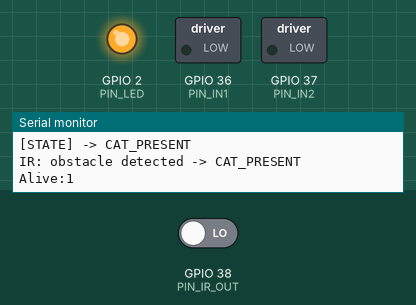
A program run on a simulated ESP32. Parts: switched loads named in the program (green lamp = pin HIGH), output pins drawn as LEDs (lit = HIGH), the last lines printed to the serial monitor. Inputs (shaded band) come from the test bench; at power-on: GPIO 38 (PIN_IR_OUT) LOW.

Above: at 1.4 s.
1.5 s: GPIO 38 (PIN_IR_OUT) driven HIGH
At 4.2 s:
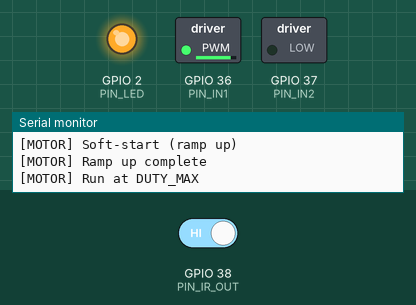
At 9.0 s:
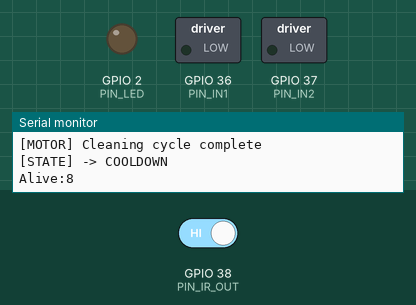
Timing chart, 0 to 10.5 s (numbered marks = the images above; inputs shaded):
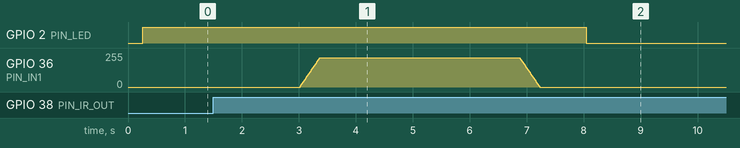

The program:

main.cpp
```cpp
#if __has_include(<Arduino.h>)
#include <Arduino.h>
#else
// Minimal Arduino-compatible stubs for hosts/IDEs where Arduino.h is unavailable
#include <stdint.h>
#include <stdio.h>
#include <stdbool.h>

#define HIGH 0x1
#define LOW 0x0
#define INPUT 0x0
#define OUTPUT 0x1
#define LED_BUILTIN 13
#define A0 0
#define A1 1
#define A2 2

inline void pinMode(int, int) {}
inline void digitalWrite(int, int) {}
inline int digitalRead(int) { return LOW; }
inline unsigned long millis() { return 0UL; }
inline void delay(unsigned long) {}
inline void ledcSetup(int, int, int) {}
inline void ledcAttachPin(int, int) {}
inline void ledcWrite(int, int) {}

struct SerialClass {
  void begin(int) {}
  int available() { return 0; }
  int read() { return -1; }

  void print(const char*) {}
  void println(const char*) {}

  void print(char c) { (void)c; }
  void println(char c) { (void)c; }

  void print(int v) { (void)v; }
  void println(int v) { (void)v; }

  void print(unsigned int v) { (void)v; }
  void println(unsigned int v) { (void)v; }

  void print(unsigned long v) { (void)v; }
  void println(unsigned long v) { (void)v; }

  void print(bool b) { (void)b; }
  void println(bool b) { (void)b; }
} Serial;
#endif

/*
  Cat Litterbox Prototype - Motor Subsystem (TT Motor + L9110S + IR Obstacle Sensor)
  Board: Adafruit Feather ESP32 V2
  Framework: Arduino (PlatformIO)

  ---------- Hardware wiring ----------
  Motor driver (L9110S, Motor-B):
  - ESP32 A0 -> B1A
  - ESP32 A1 -> B2A (or the other Motor-B input pin on your board)
  - TT motor -> MOTOR B terminals
  - Driver VCC -> VBUS (USB 5V recommended)
  - Driver GND -> ESP32 GND (common ground REQUIRED)

  IR Obstacle Module (SunFounder):
  - VCC -> ESP32 3V (3.3V)
  - GND -> ESP32 GND
  - OUT -> ESP32 A2

  ---------- Prototype logic ----------
  We do NOT clean while the cat is present.
  We clean AFTER the cat leaves (IR no longer detects obstacle),
  plus a short delay (leave-confirm delay), then run one cleaning cycle.
  A cooldown prevents repeated cleaning too frequently.

  ---------- Manual controls ----------
  Serial commands:
  - h : help menu
  - p : print status
  - c : force cleaning now
  - s : emergency stop (locks in STOPPED state)
  - r : reset from STOPPED back to IDLE
  - d : toggle trigger edge (detect vs leave)
  - l : toggle active logic (active-low vs active-high)
*/

//
// -------------------- Pin Mapping --------------------
//
static const int PIN_IN1 = A0;      // L9110S Motor-B input 1
static const int PIN_IN2 = A1;      // L9110S Motor-B input 2
static const int PIN_IR_OUT = A2;   // IR obstacle module digital output
static const int PIN_LED = LED_BUILTIN;

//
// -------------------- PWM (LEDC) Setup --------------------
//
static const int CH1 = 0;
static const int CH2 = 1;
static const int PWM_RES_BITS = 8;       // 0..255
static const int PWM_FREQ_HZ = 20000;    // quiet PWM

//
// -------------------- Motor Parameters --------------------
//
static const uint8_t DUTY_MAX = 220;             // adjust for torque vs noise (0..255)
static const uint8_t RAMP_STEP = 5;              // duty increment/decrement per step
static const uint32_t RAMP_STEP_DELAY_MS = 8;    // ramp smoothness

//
// -------------------- Timing Parameters --------------------
//
static const uint32_t CLEAN_RUN_MS = 3500;                 // cleaning action duration
static const uint32_t POST_STOP_MS = 800;                  // pause after motor stops
static const uint32_t COOLDOWN_MS = 3UL * 60UL * 1000UL;   // 3 minutes
static const uint32_t LEAVE_CONFIRM_MS = 1500;             // wait after "cat leaves" before cleaning
static const uint32_t DEBOUNCE_MS = 80;                    // debounce for IR transitions

//
// -------------------- IR Logic Parameters --------------------
//
// Many IR obstacle modules are ACTIVE-LOW when an obstacle is detected (OUT=LOW).
// If your module is opposite, you can toggle at runtime via serial command 'l'.
//
static bool IR_ACTIVE_LOW = true;

// Trigger policy:
// If TRIGGER_ON_DETECT = false: event fires when obstacle is no longer detected (cat leaves) -> recommended.
// If true: event fires when obstacle is detected (cat arrives).
static bool TRIGGER_ON_DETECT = false;

//
// -------------------- State Machine --------------------
//
enum class SysState {
  IDLE,             // waiting for cat presence/leave event
  CAT_PRESENT,      // obstacle currently detected
  WAIT_LEAVE_DELAY, // cat left, waiting LEAVE_CONFIRM_MS before cleaning
  CLEANING,         // run motor cycle
  COOLDOWN,         // cooldown after cleaning
  STOPPED_MANUAL    // manual emergency stop (latched)
};

static SysState state = SysState::IDLE;

static uint32_t t_state_enter = 0;
static uint32_t t_last_clean = 0;
static uint32_t t_last_edge_ms = 0;

//
// -------------------- Serial Monitoring --------------------
//
static uint32_t g_lastAliveMs = 0;
static bool g_lastObstacle = false;
static bool g_hasLastObstacle = false;

static void logStateChange(const char* nextState) {
  Serial.print("[STATE] -> ");
  Serial.println(nextState);
}

static void logMotorAction(const char* msg) {
  Serial.print("[MOTOR] ");
  Serial.println(msg);
}

static void heartbeat() {
  uint32_t now = millis();
  if (now - g_lastAliveMs >= 1000) {
    g_lastAliveMs = now;
    unsigned long b = now / 1000UL;
    Serial.print("Alive:");
    Serial.print(b);
    Serial.println(' ');
  }
}

static void logIRChangeIfAny(bool obstacleNow) {
  if (!g_hasLastObstacle) {
    g_hasLastObstacle = true;
    g_lastObstacle = obstacleNow;
    Serial.print("[IR] init -> ");
    Serial.println(obstacleNow ? "BLOCKED" : "CLEAR");
    return;
  }

  if (obstacleNow != g_lastObstacle) {
    g_lastObstacle = obstacleNow;
    Serial.print("[IR] change -> ");
    Serial.println(obstacleNow ? "BLOCKED" : "CLEAR");
  }
}

//
// -------------------- Motor Helper Functions --------------------
//
static void motorStopHard() {
  ledcWrite(CH1, 0);
  ledcWrite(CH2, 0);
  digitalWrite(PIN_IN1, LOW);
  digitalWrite(PIN_IN2, LOW);
}

static void motorForwardDuty(uint8_t duty) {
  // Forward: IN1 PWM, IN2 LOW
  ledcWrite(CH2, 0);
  digitalWrite(PIN_IN2, LOW);
  ledcWrite(CH1, duty);
}

static void motorReverseDuty(uint8_t duty) {
  // Reverse: IN1 LOW, IN2 PWM
  ledcWrite(CH1, 0);
  digitalWrite(PIN_IN1, LOW);
  ledcWrite(CH2, duty);
}

static void motorRampForward(uint8_t dutyTarget) {
  logMotorAction("Soft-start (ramp up)");
  for (uint16_t d = 0; d <= dutyTarget; d += RAMP_STEP) {
    motorForwardDuty((uint8_t)d);
    delay(RAMP_STEP_DELAY_MS);
  }
  logMotorAction("Ramp up complete");
}

static void motorRampStopFrom(uint8_t dutyStart) {
  logMotorAction("Soft-stop (ramp down)");
  for (int d = dutyStart; d >= 0; d -= (int)RAMP_STEP) {
    motorForwardDuty((uint8_t)d);
    delay(RAMP_STEP_DELAY_MS);
  }
  motorStopHard();
  logMotorAction("Motor hard stop issued");
}

static void setState(SysState s) {
  state = s;
  t_state_enter = millis();

  logStateChange(
    (s == SysState::IDLE) ? "IDLE" :
    (s == SysState::CAT_PRESENT) ? "CAT_PRESENT" :
    (s == SysState::WAIT_LEAVE_DELAY) ? "WAIT_LEAVE_DELAY" :
    (s == SysState::CLEANING) ? "CLEANING" :
    (s == SysState::COOLDOWN) ? "COOLDOWN" :
    (s == SysState::STOPPED_MANUAL) ? "STOPPED_MANUAL" : "UNKNOWN"
  );
}

//
// -------------------- IR Input Helpers --------------------
//
static bool irObstacleDetectedRaw() {
  int v = digitalRead(PIN_IR_OUT);
  return IR_ACTIVE_LOW ? (v == LOW) : (v == HIGH);
}

static bool irEdgeEventDebounced(bool obstacleNow) {
  static bool lastObstacle = false;
  uint32_t now = millis();

  if ((now - t_last_edge_ms) < DEBOUNCE_MS) {
    lastObstacle = obstacleNow;
    return false;
  }

  bool event = false;

  if (TRIGGER_ON_DETECT) {
    if (obstacleNow && !lastObstacle) event = true;
  } else {
    if (!obstacleNow && lastObstacle) event = true;
  }

  if (event) {
    t_last_edge_ms = now;
  }

  lastObstacle = obstacleNow;
  return event;
}

//
// -------------------- Serial UI --------------------
//
static void printHelp() {
  Serial.println(' ');
  Serial.println("=== Cat Litterbox Motor Prototype (IR + L9110S) ===");
  Serial.println("h : help");
  Serial.println("p : print status");
  Serial.println("c : force cleaning now");
  Serial.println("s : emergency stop (latched)");
  Serial.println("r : reset from STOPPED back to IDLE");
  Serial.println("d : toggle trigger edge (detect <-> leave)");
  Serial.println("l : toggle IR active logic (active-low <-> active-high)");
  Serial.println("===================================================");
}

static const char* stateName(SysState s) {
  switch (s) {
    case SysState::IDLE: return "IDLE";
    case SysState::CAT_PRESENT: return "CAT_PRESENT";
    case SysState::WAIT_LEAVE_DELAY: return "WAIT_LEAVE_DELAY";
    case SysState::CLEANING: return "CLEANING";
    case SysState::COOLDOWN: return "COOLDOWN";
    case SysState::STOPPED_MANUAL: return "STOPPED_MANUAL";
    default: return "UNKNOWN";
  }
}

static void printStatus() {
  Serial.print("State=");
  Serial.print(stateName(state));
  Serial.print(" | IR_ACTIVE_LOW=");
  Serial.print(IR_ACTIVE_LOW ? "true" : "false");
  Serial.print(" | TRIGGER_ON_DETECT=");
  Serial.print(TRIGGER_ON_DETECT ? "true" : "false");
  Serial.print(" | obstacleDetected=");
  Serial.print(irObstacleDetectedRaw() ? "true" : "false");
  Serial.print(" | lastCleanAgo(ms)=");
  Serial.println((unsigned long)(millis() - t_last_clean));
}

static void handleSerial() {
  while (Serial.available()) {
    char c = (char)Serial.read();
    if (c == '\n' || c == '\r') continue;

    if (c == 'h') {
      printHelp();
    } else if (c == 'p') {
      printStatus();
    } else if (c == 's') {
      Serial.println("Manual STOP (latched)");
      logMotorAction("Manual STOP requested");
      motorStopHard();
      setState(SysState::STOPPED_MANUAL);
    } else if (c == 'r') {
      Serial.println("Reset -> IDLE");
      logMotorAction("Manual reset requested");
      motorStopHard();
      setState(SysState::IDLE);
    } else if (c == 'c') {
      Serial.println("Manual CLEAN start");
      logMotorAction("Manual CLEAN requested");
      if (state != SysState::STOPPED_MANUAL) {
        setState(SysState::CLEANING);
      }
    } else if (c == 'd') {
      TRIGGER_ON_DETECT = !TRIGGER_ON_DETECT;
      Serial.print("TRIGGER_ON_DETECT toggled -> ");
      Serial.println(TRIGGER_ON_DETECT ? "true (detect event)" : "false (leave event)");
    } else if (c == 'l') {
      IR_ACTIVE_LOW = !IR_ACTIVE_LOW;
      Serial.print("IR_ACTIVE_LOW toggled -> ");
      Serial.println(IR_ACTIVE_LOW ? "true (active LOW)" : "false (active HIGH)");
    }
  }
}

//
// -------------------- Setup / Loop --------------------
//
void setup() {
  Serial.begin(115200);
  delay(200);

  Serial.println(' ');
  Serial.println("[BOOT] TT Motor + L9110S + IR Obstacle Sensor (Safety Gating Prototype)");
  Serial.println("[BOOT] Use 'h' for help. Monitor baud = 115200.");

  Serial.println("Boot OK - Cat Litterbox Motor Prototype (IR + L9110S)");
  Serial.println("Power note: Driver VCC should be VBUS (USB 5V). 3.3V may not spin TT motor.");

  pinMode(PIN_LED, OUTPUT);
  digitalWrite(PIN_LED, LOW);

  pinMode(PIN_IR_OUT, INPUT);
  pinMode(PIN_IN1, OUTPUT);
  pinMode(PIN_IN2, OUTPUT);

  ledcSetup(CH1, PWM_FREQ_HZ, PWM_RES_BITS);
  ledcSetup(CH2, PWM_FREQ_HZ, PWM_RES_BITS);
  ledcAttachPin(PIN_IN1, CH1);
  ledcAttachPin(PIN_IN2, CH2);

  motorStopHard();
  t_last_clean = 0;

  setState(SysState::IDLE);
  printHelp();
  printStatus();
  logIRChangeIfAny(irObstacleDetectedRaw());
}

void loop() {
  handleSerial();
  heartbeat();

  if (state == SysState::STOPPED_MANUAL) {
    digitalWrite(PIN_LED, LOW);
    motorStopHard();
    delay(10);
    return;
  }

  uint32_t now = millis();
  bool obstacleNow = irObstacleDetectedRaw();

  logIRChangeIfAny(obstacleNow);

  if (obstacleNow && state == SysState::IDLE) {
    setState(SysState::CAT_PRESENT);
    Serial.println("IR: obstacle detected -> CAT_PRESENT");
  }

  bool edgeEvent = irEdgeEventDebounced(obstacleNow);
  if (edgeEvent) {
    if (TRIGGER_ON_DETECT) {
      Serial.println("IR EVENT: DETECT");
    } else {
      Serial.println("IR EVENT: LEAVE");
    }
  }

  switch (state) {
    case SysState::IDLE: {
      digitalWrite(PIN_LED, LOW);
      break;
    }

    case SysState::CAT_PRESENT: {
      digitalWrite(PIN_LED, HIGH);

      if (!TRIGGER_ON_DETECT && edgeEvent) {
        Serial.println("Cat left -> starting leave-confirm delay");
        setState(SysState::WAIT_LEAVE_DELAY);
      }
      break;
    }

    case SysState::WAIT_LEAVE_DELAY: {
      digitalWrite(PIN_LED, HIGH);

      if (obstacleNow) {
        Serial.println("Cat returned during delay -> back to CAT_PRESENT");
        setState(SysState::CAT_PRESENT);
        break;
      }

      if (t_last_clean != 0 && (now - t_last_clean) < COOLDOWN_MS) {
        Serial.println("Cooldown active -> skipping cleaning");
        setState(SysState::COOLDOWN);
        break;
      }

      if ((now - t_state_enter) >= LEAVE_CONFIRM_MS) {
        Serial.println("Leave confirmed -> start CLEANING");
        setState(SysState::CLEANING);
      }
      break;
    }

    case SysState::CLEANING: {
      digitalWrite(PIN_LED, HIGH);

      if (obstacleNow) {
        Serial.println("Safety: obstacle detected during cleaning -> STOP");
        logMotorAction("Safety stop triggered by IR during cleaning");
        motorStopHard();
        setState(SysState::CAT_PRESENT);
        break;
      }

      logMotorAction("Cleaning cycle begin");
      motorRampForward(DUTY_MAX);
      logMotorAction("Run at DUTY_MAX");
      motorForwardDuty(DUTY_MAX);
      delay(CLEAN_RUN_MS);
      motorRampStopFrom(DUTY_MAX);
      delay(POST_STOP_MS);

      t_last_clean = millis();
      Serial.println("Cleaning complete -> COOLDOWN");
      logMotorAction("Cleaning cycle complete");
      setState(SysState::COOLDOWN);
      break;
    }

    case SysState::COOLDOWN: {
      digitalWrite(PIN_LED, LOW);

      if (t_last_clean != 0 && (now - t_last_clean) >= COOLDOWN_MS) {
        Serial.println("Cooldown finished -> IDLE");
        setState(SysState::IDLE);
      }
      break;
    }

    case SysState::STOPPED_MANUAL:
    default:
      break;
  }

  delay(5);
}
```

Measured:
- after the input at 1.5 s, GPIO 2 (PIN_LED): HIGH → LOW after 6.5 s; GPIO 36 (PIN_IN1): rises from 0/255 to 219/255 in 0.34 s, then falls to 0/255 in 3.9 s
